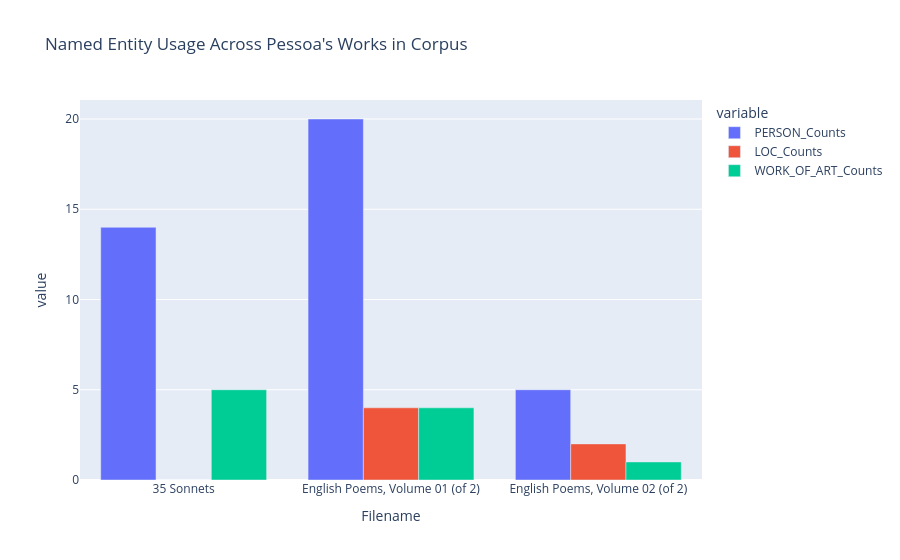

The notebook cell saved with this chart:
### Code cell
# Use plotly to plot proper noun use per work in corpus
fig = px.bar(ner_counts_df, x="Filename", y=["PERSON_Counts", 'LOC_Counts', 'WORK_OF_ART_Counts'], title="Named Entity Usage Across Pessoa's Works in Corpus", barmode='group')
fig.show()

### Figure 1 — Plotly figure (JSON) as saved in the notebook; plotly's stock layout.template omitted (floating-point values rounded to 4 significant figures)
{"data": [{"alignmentgroup": "True", "hovertemplate": "variable=PERSON_Counts<br>Filename=%{x}<br>value=%{y}<extra></extra>", "legendgroup": "PERSON_Counts", "marker": {"color": "#636efa", "pattern": {"shape": ""}}, "name": "PERSON_Counts", "offsetgroup": "PERSON_Counts", "orientation": "v", "showlegend": true, "textposition": "auto", "type": "bar", "x": ["35 Sonnets", "English Poems, Volume 01 (of 2)", "English Poems, Volume 02 (of 2)"], "xaxis": "x", "y": [14, 20, 5], "yaxis": "y"}, {"alignmentgroup": "True", "hovertemplate": "variable=LOC_Counts<br>Filename=%{x}<br>value=%{y}<extra></extra>", "legendgroup": "LOC_Counts", "marker": {"color": "#EF553B", "pattern": {"shape": ""}}, "name": "LOC_Counts", "offsetgroup": "LOC_Counts", "orientation": "v", "showlegend": true, "textposition": "auto", "type": "bar", "x": ["35 Sonnets", "English Poems, Volume 01 (of 2)", "English Poems, Volume 02 (of 2)"], "xaxis": "x", "y": [0, 4, 2], "yaxis": "y"}, {"alignmentgroup": "True", "hovertemplate": "variable=WORK_OF_ART_Counts<br>Filename=%{x}<br>value=%{y}<extra></extra>", "legendgroup": "WORK_OF_ART_Counts", "marker": {"color": "#00cc96", "pattern": {"shape": ""}}, "name": "WORK_OF_ART_Counts", "offsetgroup": "WORK_OF_ART_Counts", "orientation": "v", "showlegend": true, "textposition": "auto", "type": "bar", "x": ["35 Sonnets", "English Poems, Volume 01 (of 2)", "English Poems, Volume 02 (of 2)"], "xaxis": "x", "y": [5, 4, 1], "yaxis": "y"}], "layout": {"autosize": true, "barmode": "group", "legend": {"title": {"text": "variable"}, "tracegroupgap": 0}, "title": {"text": "Named Entity Usage Across Pessoa's Works in Corpus"}, "xaxis": {"anchor": "y", "autorange": true, "domain": [0, 1], "range": [-0.5, 2.5], "title": {"text": "Filename"}, "type": "category"}, "yaxis": {"anchor": "x", "autorange": true, "domain": [0, 1], "range": [0, 21.05], "title": {"text": "value"}, "type": "linear"}}}
